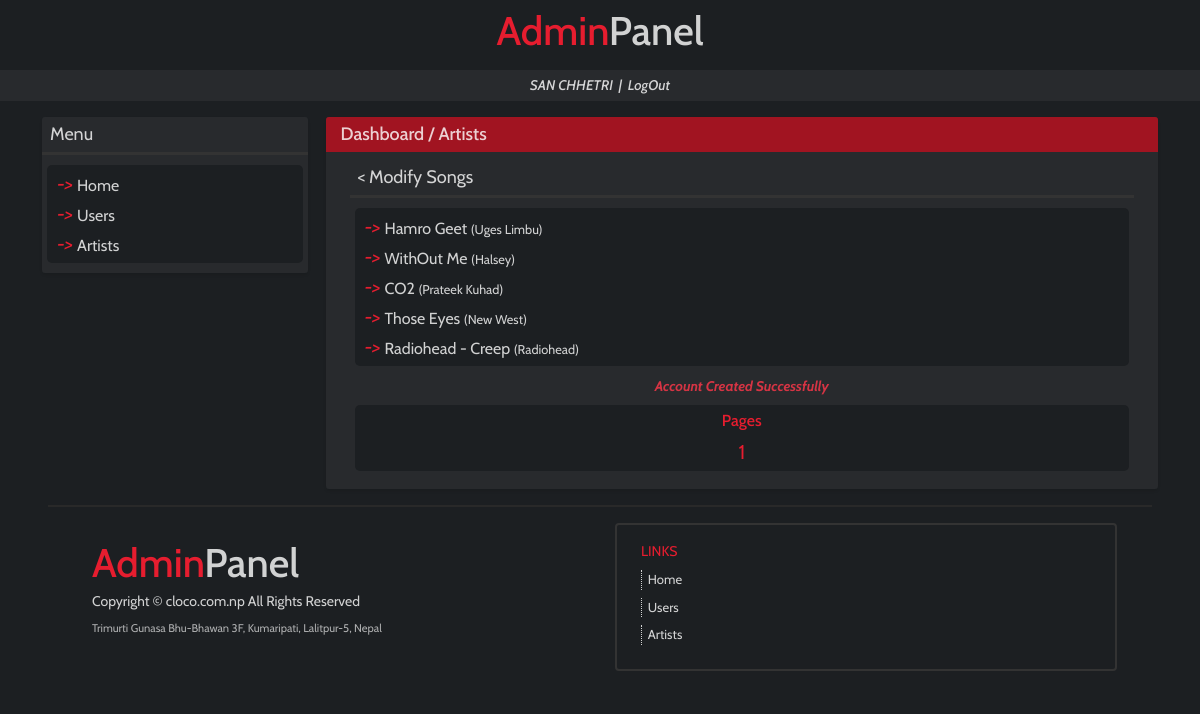
The app's page /dashboard/artists/2/modifysong/ (signed in) with its own data.
### musicRecord/models.py (models this page shows, shortened)
class Music(models.Model):
    GENRE_CHOICES = (
        ('rnb', 'Rhythm and Blues'),
        ('country', 'Country'),
        ('classic', 'Classic'),
        ('rock', 'Rock'),
        ('jazz', 'Jazz'),
    )
    artist = models.ForeignKey(Artist, on_delete=models.CASCADE)
    title = models.CharField(max_length=100)
    album_name = models.CharField(max_length=50)
    genre = models.CharField(max_length=20, choices=GENRE_CHOICES)
    created_at = models.DateTimeField(auto_now_add=True)
    updated_at = models.DateTimeField(auto_now=True)

### musicRecord/songsViews.py (the view)
# urls.py: path('artists/<int:pk>/modifysong/', songsViews.modify_songs),
def modify_songs(request, pk=None):
    if not request.user.is_authenticated:
        return redirect('/')
    else:
        try:
            page = int(request.GET.get('page'))
        except:
            page = 1
        page_end = page*8
        page_start = page_end - 8
        songs = Music.objects.raw(f'select * from musicRecord_Music where artist_id={pk} order by created_at desc')
        pages = int(len(songs)/8)
        if len(songs)%8 != 0:
            pages = pages+1
        if request.session.get('success') != None:
                success = request.session['success']
                request.session['success'] = None
        else:
            success = ''
        return render(request,
                      'songs/modifysong.html',
                      {'user_name':user_name(request),
                       'songs':songs[page_start:page_end],
                       'pages':range(1,pages+1),
                       'page':page,
                       'artist_id':pk,
                       'success':success
                       }
                       )

### musicRecord/songsViews.py (called while the page is built)
def user_name(request):
    return request.user.first_name.upper()+' '+request.user.last_name.upper()

### templates/songs/modifysong.html (shortened to what this page needs)
{% extends 'base.html' %}
{% block content %}
<div class="row mb-3">
    <div class="d-none d-lg-block col-sm-12 col-lg-3 px-4">
        <div class="row mb-3 main-box">
            <div class="sidebox-text px-2 py-1 mb-0">
              Menu
            </div>
            <div class="col-12 mt-0 pt-0" style="background:#333; height:3px;">
            </div>
            <div class="col-12 sidebox-menus">
              <div class="row sidebox-menu py-1">
                <div class="col-12 p-0 m-0" style="color:#e61d2f;">
                    <i>-> </i>
                      <a class="menu-options" href="{% url 'dashboard' %}">Home</a>
                    <br>
                </div>
                <div class="col-12 p-0 m-0" style="color:#e61d2f;">
                    <i>-> </i>
                      <a class="menu-options {% if activetab == 'users' %}activetab{% endif %}" href="{% url 'users' %}">Users</a>
                    <br>
                </div>
                <div class="col-12 p-0 m-0" style="color:#e61d2f;">
                    <i>-> </i>
                      <a class="menu-options" href="{% url 'artists' %}">Artists</a>
                    <br>
                </div>
              </div>
            </div>
        </div>
    </div>
    <div class="col-sm-12 col-lg-9 px-4">
        <div class="row main-box">
            <div class="col-12 box-top py-1">
                <a class="link" href="{% url 'dashboard' %}">Dashboard</a> / <a class="link" href="{% url 'artists' %}">Artists</a>
            </div>
            <div class="col-12 box-content px-0 px-lg-4">
                <div class="mt-2 pb-2">
                    <div class="sidebox-text px-2 py-1 mb-0">
                        <a href="{% url 'artists' %}{{artist_id}}/" class="link">< Modify Songs</a>
                    </div>
                    <div class="col-12 mt-0 pt-0" style="background:#333; height:3px;">
                    </div>
                    <div class="col-12 sidebox-menus">
                        <div class="row sidebox-menu py-1">
                            {% for song in songs %}
                            <div class="col-12 p-0 m-0" style="color:#e61d2f;">
                                <i>-> </i>
                                <a class="menu-options" href="{% url 'artists' %}{{song.artist.id}}/modifysong/{{song.id}}/?page={{page}}">{{song.title}} <span class="small">({{song.album_name}})</span></a>
                                <br>
                            </div>
                            {% endfor %}
                        </div>
                        <div id="success" class="text-danger round p-0 mb-2 justify-content-center d-flex" style="opacity: 0.97; font-style: italic; font-weight: bold;">
                          {{success}}
                        </div>
                        <div class="row sidebox-menu py-1">
                            <div class="col mx-2">
                                <div class="row">
                                  <div class="col-12 d-flex justify-content-center mb-1">
                                    <span style="font-size:16px; color:#e61d2f; font-weight:500;">
                                      Pages
                                    </span>
                                  </div>
                                </div>
                                <div class="row">
                                  <div class="col-12 d-flex justify-content-center">
                                    {% for p in pages %}
                                      <div class="">
                                        <a class="link pagesnav {% if page == p %}activetab{% endif %}" href="{% url 'artists' %}{{artist_id}}/modifysong/?page={{p}}">
                                          <span class="unselectable" style="font-size:20px;">{{p}}</span>
                                        </a>
                                      </div>
                                    {% endfor %}
                                  </div>
                                </div>
                            </div>
                        </div>
                    </div>
                </div>
            </div>
        </div>
    </div>
{% endblock %}

### records on screen
Music: title "Hamro Geet", album_name "Uges Limbu"
Music: title "WithOut Me", album_name "Halsey"
Music: title "CO2", album_name "Prateek Kuhad"
Music: title "Those Eyes", album_name "New West"
Music: title "Radiohead - Creep", album_name "Radiohead"

### other values on screen
{{ user_name }} "SAN CHHETRI"
{{ success }} "Account Created Successfully"
{{ p }} "1"
